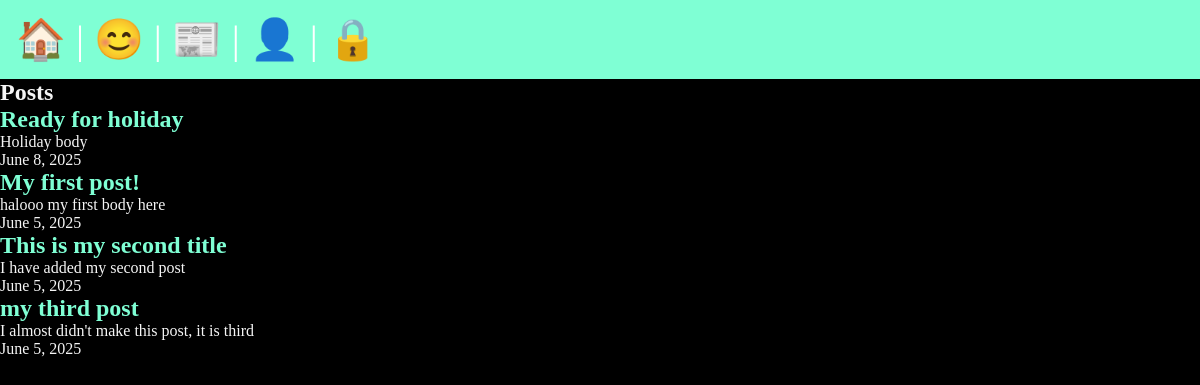
/posts/, run on the app's committed database.
### posts/models.py (models this page shows, shortened)
class Post(models.Model):
    title = models.CharField(max_length=75)
    body = models.TextField()
    slug = models.SlugField()
    date = models.DateField(auto_now_add=True)
    banner = models.ImageField(default='fallback.png', blank=True)

### posts/views.py (the view)
# urls.py: path('posts/', include('posts.urls')),
def posts(request):
    posts = Post.objects.all().order_by('-date')
    return render(request, 'posts/posts_list.html', {'posts': posts})

### posts/templates/posts/posts_list.html (shortened to what this page needs)
{% extends "layout.html" %}
{% block content %}
<section>
    <h1>Posts </h1>
    {% for post in posts %}
    <article class="post">
        <h2>
            <a href="{% url "posts:page" slug=post.slug %}">
                {{post.title}}
            </a>
        </h2>
        <p>{{post.body}}</p>
        <p>{{post.date}}</p>
    </article>
    {% endfor %}
</section>
{% endblock  %}

### static/css/style.css (style rules this page uses)
* { margin: 0; padding: 0; box-sizing: border-box; }
body { min-height: 100vh; display: flex; flex-flow: column; font-size: 1rem; background-color: black; color: whitesmoke; }
h1, p { text-align: left; }
a { text-decoration: none; color: aquamarine; }

### data on the page
Post: title "Ready for holiday", body "Holiday body", date "June 8, 2025"
Post: title "My first post!", body "halooo my first body here", date "June 5, 2025"
Post: title "This is my second title", body "I have added my second post", date "June 5, 2025"
Post: title "my third post", body "I almost didn't make this post, it is third", date "June 5, 2025"
